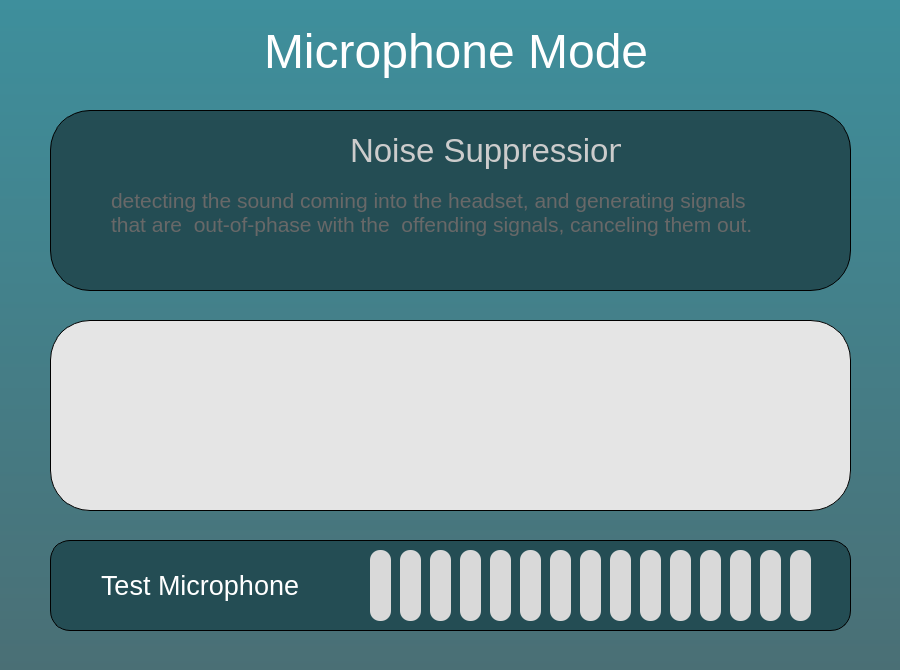
<?xml version="1.0" encoding="UTF-8"?>
<ui version="4.0">
 <class>MainWindow</class>
 <widget class="QMainWindow" name="MainWindow">
  <property name="geometry">
   <rect>
    <x>0</x>
    <y>0</y>
    <width>900</width>
    <height>670</height>
   </rect>
  </property>
  <property name="minimumSize">
   <size>
    <width>900</width>
    <height>670</height>
   </size>
  </property>
  <property name="maximumSize">
   <size>
    <width>900</width>
    <height>670</height>
   </size>
  </property>
  <property name="acceptDrops">
   <bool>true</bool>
  </property>
  <property name="windowTitle">
   <string>MainWindow</string>
  </property>
  <property name="windowIcon">
   <iconset>
    <normaloff>Logo2.png</normaloff>Logo2.png</iconset>
  </property>
  <property name="styleSheet">
   <string notr="true">QWidget{
background-color: qlineargradient(spread:pad, x1:0, y1:0, x2:0, y2:1, stop:0 rgba(62, 143, 156, 255), stop:1 rgba(74, 111, 117, 255));
border-style : outset;
}</string>
  </property>
  <widget class="QWidget" name="centralwidget">
   <widget class="QPushButton" name="pushButton">
    <property name="enabled">
     <bool>true</bool>
    </property>
    <property name="geometry">
     <rect>
      <x>50</x>
      <y>110</y>
      <width>801</width>
      <height>181</height>
     </rect>
    </property>
    <property name="font">
     <font>
      <family>MS Shell Dlg 2</family>
      <pointsize>16</pointsize>
      <weight>50</weight>
      <italic>false</italic>
      <bold>false</bold>
      <stylestrategy>PreferDefault</stylestrategy>
      <kerning>true</kerning>
     </font>
    </property>
    <property name="cursor">
     <cursorShape>ArrowCursor</cursorShape>
    </property>
    <property name="tabletTracking">
     <bool>false</bool>
    </property>
    <property name="toolTip">
     <string/>
    </property>
    <property name="toolTipDuration">
     <number>-1</number>
    </property>
    <property name="layoutDirection">
     <enum>Qt::LeftToRight</enum>
    </property>
    <property name="autoFillBackground">
     <bool>false</bool>
    </property>
    <property name="styleSheet">
     <string notr="true">QPushButton{
	background-color: #244D54;
	border-style : outset;
	border-width : 0.5px;
	border-top-left-radius : 40px;
	border-bottom-left-radius : 40px;
	border-top-right-radius : 40px;
	border-bottom-right-radius : 40px;
	border-color : black;

	color: rgb(104, 104, 104);
	text-align : left;
	padding-left : 60;
}
QPushButton:hover{
	background-color: rgb(53, 112, 122);

	border-width : 0.5px;
	border-color :  rgb(1, 209, 158) ;
	color: rgb(204, 204, 204);
}



</string>
    </property>
    <property name="text">
     <string>
detecting the sound coming into the headset, and generating signals 
that are  out-of-phase with the  offending signals, canceling them out.</string>
    </property>
    <property name="checkable">
     <bool>false</bool>
    </property>
    <property name="checked">
     <bool>false</bool>
    </property>
    <property name="autoRepeat">
     <bool>false</bool>
    </property>
    <property name="autoExclusive">
     <bool>false</bool>
    </property>
    <property name="autoRepeatDelay">
     <number>300</number>
    </property>
    <property name="autoRepeatInterval">
     <number>100</number>
    </property>
    <property name="default">
     <bool>false</bool>
    </property>
    <property name="flat">
     <bool>false</bool>
    </property>
   </widget>
   <widget class="QTextEdit" name="textEdit">
    <property name="geometry">
     <rect>
      <x>260</x>
      <y>20</y>
      <width>401</width>
      <height>71</height>
     </rect>
    </property>
    <property name="acceptDrops">
     <bool>false</bool>
    </property>
    <property name="styleSheet">
     <string notr="true">background-color: qlineargradient(spread:pad, x1:0, y1:0, x2:1, y2:0, stop:0 rgba(0, 0, 0, 0), stop:1 rgba(255, 255, 255, 0));</string>
    </property>
    <property name="html">
     <string>&lt;!DOCTYPE HTML PUBLIC &quot;-//W3C//DTD HTML 4.0//EN&quot; &quot;http://www.w3.org/TR/REC-html40/strict.dtd&quot;&gt;
&lt;html&gt;&lt;head&gt;&lt;meta name=&quot;qrichtext&quot; content=&quot;1&quot; /&gt;&lt;style type=&quot;text/css&quot;&gt;
p, li { white-space: pre-wrap; }
&lt;/style&gt;&lt;/head&gt;&lt;body style=&quot; font-family:'MS Shell Dlg 2'; font-size:8.25pt; font-weight:400; font-style:normal;&quot;&gt;
&lt;p style=&quot; margin-top:0px; margin-bottom:0px; margin-left:0px; margin-right:0px; -qt-block-indent:0; text-indent:0px;&quot;&gt;&lt;span style=&quot; font-size:36pt; color:#ffffff;&quot;&gt;Microphone Mode&lt;/span&gt;&lt;/p&gt;&lt;/body&gt;&lt;/html&gt;</string>
    </property>
   </widget>
   <widget class="QPushButton" name="pushButton_3">
    <property name="geometry">
     <rect>
      <x>50</x>
      <y>540</y>
      <width>801</width>
      <height>91</height>
     </rect>
    </property>
    <property name="font">
     <font>
      <pointsize>20</pointsize>
     </font>
    </property>
    <property name="focusPolicy">
     <enum>Qt::NoFocus</enum>
    </property>
    <property name="layoutDirection">
     <enum>Qt::LeftToRight</enum>
    </property>
    <property name="autoFillBackground">
     <bool>false</bool>
    </property>
    <property name="styleSheet">
     <string notr="true">QPushButton {
	background-color: #244D54;
	border-style : outset;
	border-width : 0.5px;
	border-radius : 20px;
	border-color : black;
	
	color: rgb(255, 255, 255);
	text-align : left;
	padding-left:50;
}

QPushButton:hover{
	border-width : 0.5px;
	border-color :  rgb(1, 209, 158) ;
}</string>
    </property>
    <property name="text">
     <string>Test Microphone</string>
    </property>
   </widget>
   <widget class="QLabel" name="label">
    <property name="geometry">
     <rect>
      <x>350</x>
      <y>110</y>
      <width>271</width>
      <height>81</height>
     </rect>
    </property>
    <property name="font">
     <font>
      <pointsize>25</pointsize>
     </font>
    </property>
    <property name="styleSheet">
     <string notr="true">QLabel {
background-color: qlineargradient(spread:pad, x1:0, y1:0, x2:1, y2:0, stop:0 rgba(0, 0, 0, 0), stop:1 rgba(255, 255, 255, 0));

color: rgb(204, 204, 204);
}</string>
    </property>
    <property name="text">
     <string>Noise Suppression</string>
    </property>
   </widget>
   <widget class="QPushButton" name="pushButton_4">
    <property name="geometry">
     <rect>
      <x>370</x>
      <y>550</y>
      <width>21</width>
      <height>71</height>
     </rect>
    </property>
    <property name="styleSheet">
     <string notr="true">QPushButton{
	background-color: #D9D9D9;
	border-top-left-radius : 10px;
	border-top-right-radius : 10px;
	border-bottom-left-radius : 10px;
	border-bottom-right-radius : 10px;
}</string>
    </property>
    <property name="text">
     <string/>
    </property>
   </widget>
   <widget class="QPushButton" name="pushButton_5">
    <property name="geometry">
     <rect>
      <x>400</x>
      <y>550</y>
      <width>21</width>
      <height>71</height>
     </rect>
    </property>
    <property name="styleSheet">
     <string notr="true">QPushButton{
	background-color: #D9D9D9;
	border-top-left-radius : 10px;
	border-top-right-radius : 10px;
	border-bottom-left-radius : 10px;
	border-bottom-right-radius : 10px;
}</string>
    </property>
    <property name="text">
     <string/>
    </property>
   </widget>
   <widget class="QPushButton" name="pushButton_6">
    <property name="geometry">
     <rect>
      <x>430</x>
      <y>550</y>
      <width>21</width>
      <height>71</height>
     </rect>
    </property>
    <property name="styleSheet">
     <string notr="true">QPushButton{
	background-color: #D9D9D9;
	border-top-left-radius : 10px;
	border-top-right-radius : 10px;
	border-bottom-left-radius : 10px;
	border-bottom-right-radius : 10px;
}</string>
    </property>
    <property name="text">
     <string/>
    </property>
   </widget>
   <widget class="QPushButton" name="pushButton_7">
    <property name="geometry">
     <rect>
      <x>460</x>
      <y>550</y>
      <width>21</width>
      <height>71</height>
     </rect>
    </property>
    <property name="styleSheet">
     <string notr="true">QPushButton{
	background-color: #D9D9D9;
	border-top-left-radius : 10px;
	border-top-right-radius : 10px;
	border-bottom-left-radius : 10px;
	border-bottom-right-radius : 10px;
}</string>
    </property>
    <property name="text">
     <string/>
    </property>
   </widget>
   <widget class="QPushButton" name="pushButton_8">
    <property name="geometry">
     <rect>
      <x>490</x>
      <y>550</y>
      <width>21</width>
      <height>71</height>
     </rect>
    </property>
    <property name="styleSheet">
     <string notr="true">QPushButton{
	background-color: #D9D9D9;
	border-top-left-radius : 10px;
	border-top-right-radius : 10px;
	border-bottom-left-radius : 10px;
	border-bottom-right-radius : 10px;
}</string>
    </property>
    <property name="text">
     <string/>
    </property>
   </widget>
   <widget class="QPushButton" name="pushButton_9">
    <property name="geometry">
     <rect>
      <x>520</x>
      <y>550</y>
      <width>21</width>
      <height>71</height>
     </rect>
    </property>
    <property name="styleSheet">
     <string notr="true">QPushButton{
	background-color: #D9D9D9;
	border-top-left-radius : 10px;
	border-top-right-radius : 10px;
	border-bottom-left-radius : 10px;
	border-bottom-right-radius : 10px;
}</string>
    </property>
    <property name="text">
     <string/>
    </property>
   </widget>
   <widget class="QPushButton" name="pushButton_10">
    <property name="geometry">
     <rect>
      <x>550</x>
      <y>550</y>
      <width>21</width>
      <height>71</height>
     </rect>
    </property>
    <property name="styleSheet">
     <string notr="true">QPushButton{
	background-color: #D9D9D9;
	border-top-left-radius : 10px;
	border-top-right-radius : 10px;
	border-bottom-left-radius : 10px;
	border-bottom-right-radius : 10px;
}</string>
    </property>
    <property name="text">
     <string/>
    </property>
   </widget>
   <widget class="QPushButton" name="pushButton_11">
    <property name="geometry">
     <rect>
      <x>580</x>
      <y>550</y>
      <width>21</width>
      <height>71</height>
     </rect>
    </property>
    <property name="styleSheet">
     <string notr="true">QPushButton{
	background-color: #D9D9D9;
	border-top-left-radius : 10px;
	border-top-right-radius : 10px;
	border-bottom-left-radius : 10px;
	border-bottom-right-radius : 10px;
}</string>
    </property>
    <property name="text">
     <string/>
    </property>
   </widget>
   <widget class="QPushButton" name="pushButton_12">
    <property name="geometry">
     <rect>
      <x>610</x>
      <y>550</y>
      <width>21</width>
      <height>71</height>
     </rect>
    </property>
    <property name="styleSheet">
     <string notr="true">QPushButton{
	background-color: #D9D9D9;
	border-top-left-radius : 10px;
	border-top-right-radius : 10px;
	border-bottom-left-radius : 10px;
	border-bottom-right-radius : 10px;
}</string>
    </property>
    <property name="text">
     <string/>
    </property>
   </widget>
   <widget class="QPushButton" name="pushButton_13">
    <property name="geometry">
     <rect>
      <x>640</x>
      <y>550</y>
      <width>21</width>
      <height>71</height>
     </rect>
    </property>
    <property name="styleSheet">
     <string notr="true">QPushButton{
	background-color: #D9D9D9;
	border-top-left-radius : 10px;
	border-top-right-radius : 10px;
	border-bottom-left-radius : 10px;
	border-bottom-right-radius : 10px;
}</string>
    </property>
    <property name="text">
     <string/>
    </property>
   </widget>
   <widget class="QPushButton" name="pushButton_14">
    <property name="geometry">
     <rect>
      <x>670</x>
      <y>550</y>
      <width>21</width>
      <height>71</height>
     </rect>
    </property>
    <property name="styleSheet">
     <string notr="true">QPushButton{
	background-color: #D9D9D9;
	border-top-left-radius : 10px;
	border-top-right-radius : 10px;
	border-bottom-left-radius : 10px;
	border-bottom-right-radius : 10px;
}</string>
    </property>
    <property name="text">
     <string/>
    </property>
   </widget>
   <widget class="QPushButton" name="pushButton_15">
    <property name="geometry">
     <rect>
      <x>700</x>
      <y>550</y>
      <width>21</width>
      <height>71</height>
     </rect>
    </property>
    <property name="styleSheet">
     <string notr="true">QPushButton{
	background-color: #D9D9D9;
	border-top-left-radius : 10px;
	border-top-right-radius : 10px;
	border-bottom-left-radius : 10px;
	border-bottom-right-radius : 10px;
}</string>
    </property>
    <property name="text">
     <string/>
    </property>
   </widget>
   <widget class="QPushButton" name="pushButton_16">
    <property name="geometry">
     <rect>
      <x>730</x>
      <y>550</y>
      <width>21</width>
      <height>71</height>
     </rect>
    </property>
    <property name="styleSheet">
     <string notr="true">QPushButton{
	background-color: #D9D9D9;
	border-top-left-radius : 10px;
	border-top-right-radius : 10px;
	border-bottom-left-radius : 10px;
	border-bottom-right-radius : 10px;
}</string>
    </property>
    <property name="text">
     <string/>
    </property>
   </widget>
   <widget class="QPushButton" name="pushButton_17">
    <property name="geometry">
     <rect>
      <x>760</x>
      <y>550</y>
      <width>21</width>
      <height>71</height>
     </rect>
    </property>
    <property name="styleSheet">
     <string notr="true">QPushButton{
	background-color: #D9D9D9;
	border-top-left-radius : 10px;
	border-top-right-radius : 10px;
	border-bottom-left-radius : 10px;
	border-bottom-right-radius : 10px;
}</string>
    </property>
    <property name="text">
     <string/>
    </property>
   </widget>
   <widget class="QPushButton" name="pushButton_18">
    <property name="geometry">
     <rect>
      <x>790</x>
      <y>550</y>
      <width>21</width>
      <height>71</height>
     </rect>
    </property>
    <property name="styleSheet">
     <string notr="true">QPushButton{
	background-color: #D9D9D9;
	border-top-left-radius : 10px;
	border-top-right-radius : 10px;
	border-bottom-left-radius : 10px;
	border-bottom-right-radius : 10px;
}</string>
    </property>
    <property name="text">
     <string/>
    </property>
   </widget>
   <widget class="QTextBrowser" name="textBrowser">
    <property name="geometry">
     <rect>
      <x>50</x>
      <y>320</y>
      <width>801</width>
      <height>191</height>
     </rect>
    </property>
    <property name="styleSheet">
     <string notr="true">	background-color: #e5e5e5;
	border-style : outset;
	border-width : 0.5px;
	border-top-left-radius : 40px;
	border-bottom-left-radius : 40px;
	border-top-right-radius : 40px;
	border-bottom-right-radius : 40px;</string>
    </property>
   </widget>
  </widget>
 </widget>
 <resources/>
 <connections/>
</ui>
